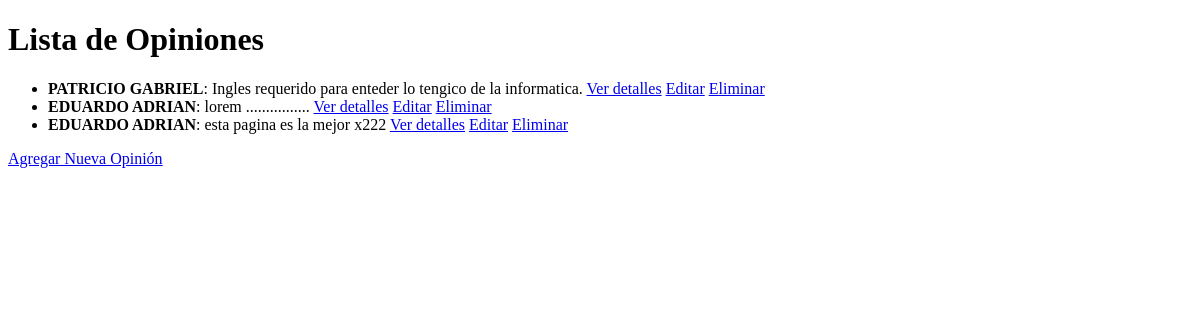
The page /AppCiberseguridad/clases/lista/ (signed in) on the database as committed earlier.
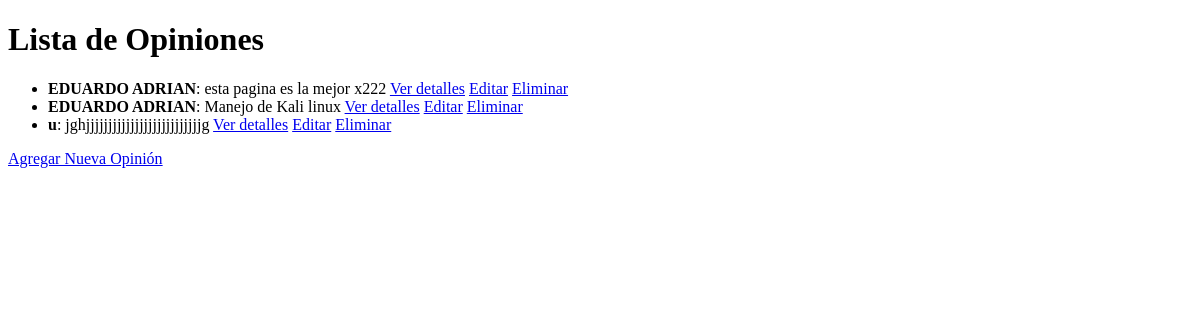
The same page on the database as committed later.
### AppCiberseguridad/models.py (models this page shows, shortened)
class Opiniones(models.Model):
    nombre = models.CharField(max_length=100)
    descripcion = models.CharField(max_length=1000)

### AppCiberseguridad/views_clases.py (the view)
# urls.py: path('clases/lista/', views_clases.OpinionesListView.as_view(), name='OpinionesList'),
class OpinionesListView(LoginRequiredMixin  ,ListView):
    model = Opiniones
    context_object_name = 'opiniones'
    template_name = 'AppCiberseguridad/Vistas_Clases/opiniones_list.html'
    def get(self, request, *args, **kwargs):
        return super().get(request, *args, **kwargs)

### AppCiberseguridad/templates/appciberseguridad/Vistas_Clases/opiniones_list.html (shortened to what this page needs)
<!DOCTYPE html>
<html lang="en">
<head>
</head>
{% block contenidoQueCambia %}
<h1>Lista de Opiniones</h1>
<ul>
    {% for opinion in object_list %}
    <li>
        <strong>{{ opinion.nombre }}</strong>: {{ opinion.descripcion }}
        <a href="{% url 'Detail' opinion.pk %}">Ver detalles</a>
        <a href="{% url 'Edit' opinion.pk %}">Editar</a>
        <a href="{% url 'Delete' opinion.pk %}">Eliminar</a>
    </li>
    {% endfor %}
</ul>
<a href="{% url 'New' %}">Agregar Nueva Opinión</a>
{% endblock %}
</body>
</html>

Rows that differ between the two databases and show on the page:
removed Opiniones: nombre "PATRICIO GABRIEL", descripcion "Ingles requerido para enteder lo tengico de la informatica."
removed Opiniones: nombre "EDUARDO ADRIAN", descripcion "lorem ................"
added Opiniones: nombre "EDUARDO ADRIAN", descripcion "Manejo de Kali linux"
added Opiniones: nombre "u", descripcion "jghjjjjjjjjjjjjjjjjjjjjjjjjjjg"
